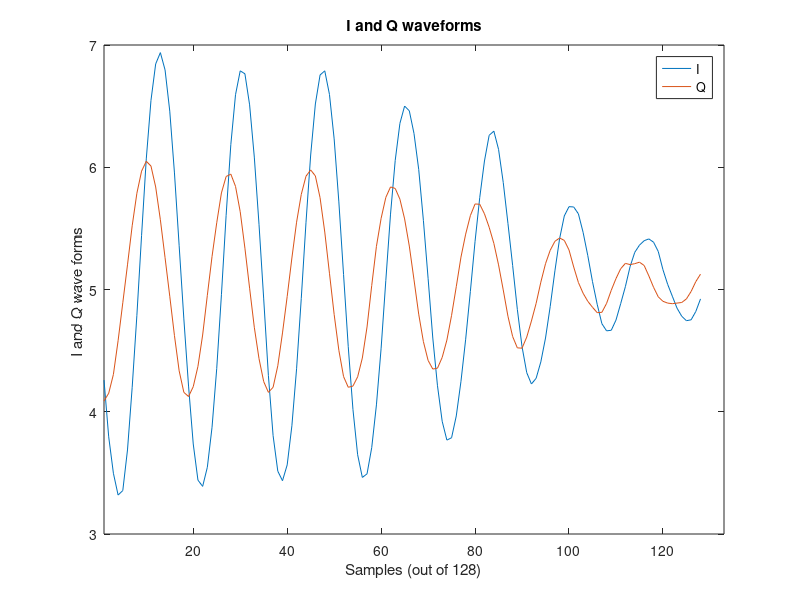
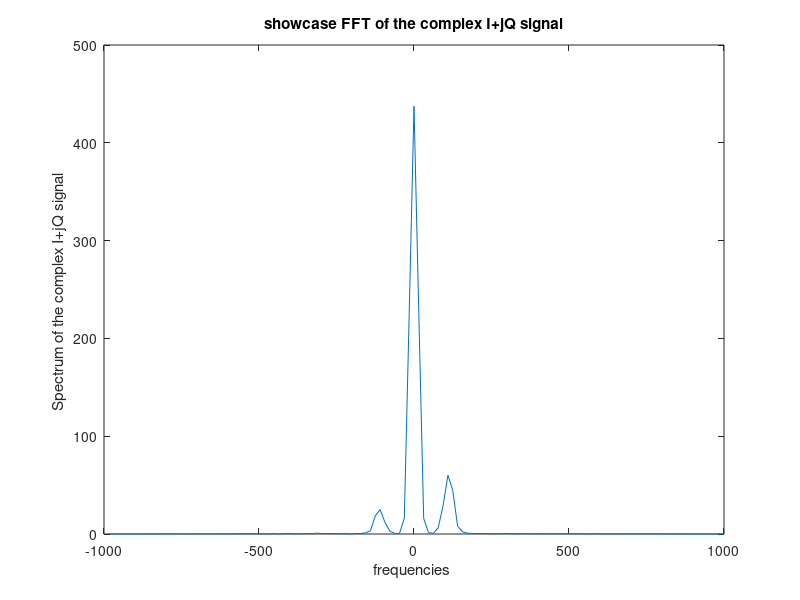
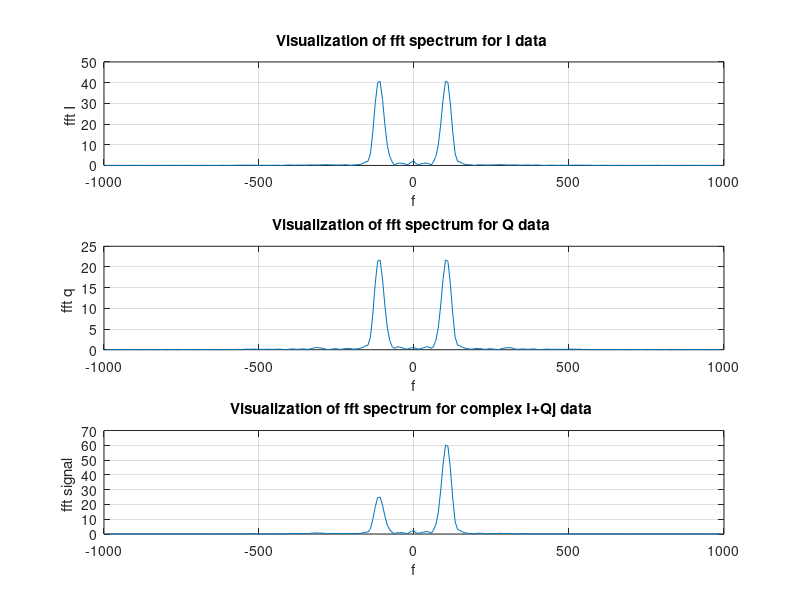
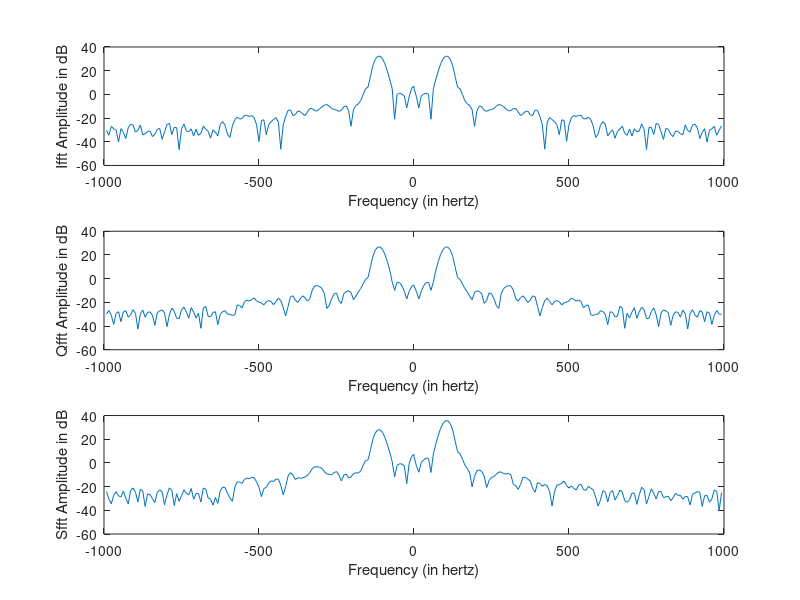

Write MATLAB code to recreate these figures, in order. (Note: this script raises an error after producing the figures.)
%%%%%%%%%%%%%%%%%%%%%%%%%%%%%%%%%%%%%%%%%%%%%%%%%%%%%%%%%%%%%%%%%%%%%%%%%%%%%%%%%%%%%%%%%%%%%%%%%%%%%%%%%%%%%%%%%%%%%%%%%%%%
% DESCRIPTION:
% Performs fft on raw I and Q radar data to compute the velocity the velocity and direction of travel of a target.      
% ANS
%%%%%%%%%%%%%%%%%%%%%%%%%%%%%%%%%%%%%%%%%%%%%%%%%%%%%%%%%%%%%%%%%%%%%%%%%%%%%%%%%%%%%%%%%%%%%%%%%%%%%%%%%%%%%%%%%%%%%%%%%%%%

clc
close all; 
clear all;

%% Loading saved workspace data
load Workspaces/towards_128samples_workspace.mat
%load Workspaces/away_128samples_workspace.mat

%% Boards details (outputted by extract_raw_data.m) 
disp('---------------------------------------------------------------------------')
disp('Boards details (outputted by extract_raw_data.m) see param2 variable in Workspace ') 
disp('---------------------------------------------------------------------------')

%  rf_frequency_khz: 24050000 hz
%f0= 24.05e9 % operating frequency 
f0=23.976e9

% signal's wavelength= Speed of light in vacuum / operating frequency(f0)
%wavelength = physconst('LightSpeed')/f0 meters
wavelength = 300000000/f0

% sampling_freq_hz: 2000 hz
Fe=2000

%number_of_samples: 128 samples
num_of_samples=num_of_samples


%% Defined constants
% Scaling factor for signal's power
IF_scale = 10; 
%threshold to detect a motion with a defined direction 
motion_direction_threshold= 20 ;



%% Retrieving the raw I & Q data outputted by extract_raw_data.m 

% The field index of the frame to process (see fields # of the wanted frame off the processed_data variable )
frame_index=  21  


% I and Q data of the frame to process
I=real(IQ_rawdata(frame_index).sample_data(:,1))*IF_scale; %I raw data with a scaling factor of 10
Q= imag(IQ_rawdata(frame_index).sample_data(:,1))*IF_scale; %Q raw data with a scaling factor of 10

% Complex signal = I + jQ 
signal=IQ_rawdata(frame_index).sample_data(:,1)*IF_scale; % with *10 scaling factor


%% visualization of I and Q data
t= 1:length(I); % Time vector 

figure(1)
plot(t, I); hold on;
plot(t,Q); hold off; 

xlim([1,num_of_samples+5]);
xlabel(['Samples (out of ',num2str(num_of_samples),')']);
ylabel('I and Q wave forms ');
legend("I", "Q") ;
title('I and Q waveforms') 


%% FFT processing of the raw signal 

%% Prerequisites for FFT processing 

% 1- Chebychev window
%a Chebyshev window is applied to attenuate the sidelobs and make sure that the data is limited.
    
window = chebwin(num_of_samples,60); % Chebychev window with 60 dB relative sidelobe attenuation instead of 100db default attenuation
% Showcase FFT of the signal I+jQ
N=length(signal); % 128 (default)
Sfft=fftshift(fft(signal.*window));  %% FFT
f= Fe*((N/2): -1 : -((N/2)-1))/N;    % frequency vector for the FFT signal

% visualization of the I+jQ FFT signal's (Sfft) magnitude
figure(2)
plot(f,abs(Sfft))
ylabel('Spectrum of the complex I+jQ signal ');
xlabel('frequencies ');
title('showcase FFT of the complex I+jQ signal') 

% Note: There is a DC component at the central frequency which corresponds to the velocity 0m/s 

%windowed FFT of a signal with DC offset will produce the shape of the FFT of the window function around DC offset bins,
%which in turn can mask the interested signals at those bins. We therefore
%have to remove the DC component before performing FFT


% 2- removal of the signal's DC component before windowing 

%Computation of mean values for the removal of the signal's DC component 
I_mean=mean(I);
Q_mean=mean(Q);
S_mean=mean(signal);


% removal of the signal's DC component before windowing 

I_prefft=((I- I_mean) .* window );
Q_prefft=((Q- Q_mean) .* window);
S_prefft=((signal-S_mean) .* window); %length of S_prefft= length of signal =128 


% The windowed data is zero-padded to have a length of 256 (instead of 128) in order to enhance the received signal characteristics.
% we add zeros so that the total number of samples is equal to the next
% higher power of two after 128
% Note: 256 is also the infineon radar's maximum number of samples 

% 3- Zero padding the data to 256 points or samples
FFT_size=256; 

if(num_of_samples < FFT_size) 
    I_prefft((num_of_samples+1):FFT_size)=0;
    Q_prefft((num_of_samples+1):FFT_size)=0;
    S_prefft((num_of_samples+1):FFT_size)=0;
end

%% FFT processing of the windowed and zero-padded raw signal 

Ifft= fftshift(fft(I_prefft,FFT_size)); 
Qfft= fftshift(fft(Q_prefft,FFT_size)); 
Sfft= fftshift(fft(S_prefft,FFT_size)); 

% Frequency bins vector for the FFT signal. 
% All possible frequency bin numbers for a sampling frequency of Fe=2khz & 256 FFT size
    
% f= 127, 126... 2, 1  0 0  -1, 2 ... -126, -127 
%[ 127 bins for positive frequencies (appraoching target) and 127 bins for negative frequencies (departing target) 
   
frequency_resolution= Fe/FFT_size;
f=[( (FFT_size/2)-1 : -1 : 0)  ( 0  :-1: - ((FFT_size/2)-1) )]* frequency_resolution;

% Visualization of FFT of the windowed and zero-padded raw signals

figure(3)
subplot(3,1,1)
plot(f, abs(Ifft))
xlabel('f');
ylabel('fft I ');
grid
title('Visualization of fft spectrum for I data ')

subplot(3,1,2)
plot(f, abs(Qfft))
xlabel('f');
ylabel('fft q ');
grid
title('Visualization of fft spectrum for Q data ')

subplot(3,1,3)
plot(f, abs(Sfft))
xlabel('f');
ylabel('fft signal ');
grid
title('Visualization of fft spectrum for complex I+Qj data ')


% Visualization of the FFT spectrum in dB 
figure(4)
subplot(3,1,1)
plot(f,mag2db(abs(Ifft)));
xlabel('Frequency (in hertz)');
ylabel('Ifft Amplitude in dB');

subplot(3,1,2)

plot(f,mag2db(abs(Qfft)));
xlabel('Frequency (in hertz)');
ylabel('Qfft Amplitude in dB');

subplot(3,1,3)
plot(f,mag2db(abs(Sfft)));
xlabel('Frequency (in hertz)');
ylabel('Sfft Amplitude in dB');


%% Finding the peak in the Frequency domain to determine the doppler frequency 

%Finding the peak of the complex signal's FFT spectrum  
[peaks_values,frequency_shifts] = findpeaks(abs(Sfft));

[peak_value,peak_Bin] = maxk(peaks_values,1); % Only the maximum value is interesting as the doppler frequency lies at the frequency for which the amplitude is the highest 

maxBin= frequency_shifts(peak_Bin) %maxBin is the bin index of the highest peak 

    
%% Corresponding doppler frequency for the bin index (maxBin) 
doppler_frequency =f(maxBin); 
disp('Doppler frequency = ')
disp(doppler_frequency)
    
%% Velocity of the target
% remark we divide the velocity by 2 since it's a two way propagation
% (from radar to target and from target back to radar's Rx antennas)
disp(' Velocity of the target')
velocity= (doppler_frequency * wavelength)/2;
disp(velocity)  

%% Determination of the direction of motion 
    
% Target's direction code
% -1 -> departing target 
%  1 -> approaching target
%  0 -> either no motion or no clear direction for the motion

% initialization
target_direction=0;


% The peak at the doppler frequency has to be higher than a defined 
% for it to be considered as a motion with a known direction
motion_direction_threshold= 20 ;


%% Using doppler frequency's sign to determine motion direction

if peak_value > motion_direction_threshold
    if doppler_frequency  < 0       % ( maxBin > num_of_samples(128) )
        disp('Target is departing')
        target_direction = -1 ;
         
    elseif doppler_frequency > 0    % ( maxBin < num_of_samples(128) ) 
        disp('Target is approaching')
        target_direction = 1 ;
    end 
    
else
      target_direction = 0 ;

end


% Recap
if(target_direction ~= 0) % only create figure for visualization when there is a target approaching or departing

    figure(5)
    plot(f, abs(Sfft), doppler_frequency ,peak_value,'pg')
    grid
    xlabel('f');
    ylabel('fft signal ');
    title('FFT of the complex radar signal (I +jQ) with its max peak ')

    if target_direction == -1  
        info = sprintf('peak value = %.3f , doppler frequency = %0.3f.\nTarget is departing (Vr=%0.3f m/s)',peak_value,doppler_frequency ,velocity);
    else
        info = sprintf('peak value = %.3f , doppler frequency = %0.3f.\nTarget is approaching (Vr=%0.3f m/s)',peak_value,doppler_frequency ,velocity);
    end

    legend(info)

% writing some variables into an excel sheet 
reminder='Do not forget to close the excel file before running the program again'
save('variables.mat','info','maxBin','f');excel_writing;
end




%%clearing the workspace off 'useless' variables
clearvars -except ftest IQ_rawdata processed_data num_of_samples param2 f doppler_frequency  FFT_size frame_index maxBin peak_value signal Sfft velocity wavelenght target_direction target_direction_v2 maxBin_approach maxBin_approach_v2 possible_freq_bins % I Q Ifft Qfft Sfft % f0 Fe window frequency_shifts

